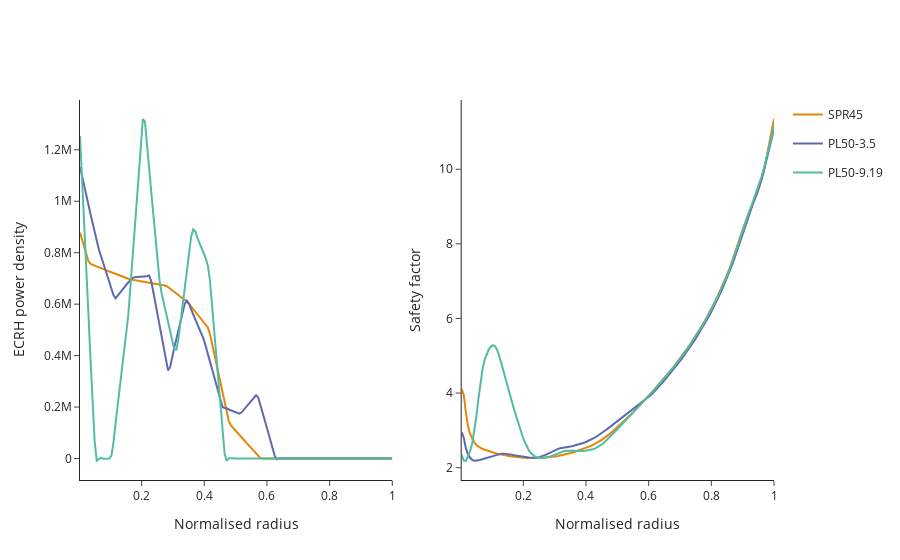

Write notebook code for a chart like this one.
### Markdown cell above
Compare the solutions:

### Code cell
import plotly.graph_objects as go
from plotly.subplots import make_subplots
import plotly

colours = plotly.colors.qualitative.Vivid

figure = make_subplots(1, 2,
                       shared_xaxes=True)
i = 0
for solution_name, profiles in {'SPR45': spr45_profiles,
                        'PL50-3.5': pl50_3_5_profiles,
                        'PL50-9.19': pl50_9_19_profiles}.items():
    figure.add_traces(
        [
            go.Scatter(
                x=profiles["XRHO"][-1],
                y=profiles["QECE"][-1],
                line_color=colours[i],
                legendgroup=i,
                name=solution_name,
            ),
            go.Scatter(
                x=profiles["XRHO"][-1],
                y=profiles["Q"][-1],
                line_color=colours[i],
                showlegend=False,
                legendgroup=i,
            ),
        ],
        rows = [1, 1],
        cols = [1, 2]
    )
    i += 1
    
figure.update_layout(template="simple_white")
figure.update_xaxes(title_text="Normalised radius")
figure.update_yaxes(title_text="ECRH power density", row=1, col=1)
figure.update_yaxes(title_text="Safety factor", row=1, col=2)
figure.show()

### Figure 1 — Plotly figure (JSON) as saved in the notebook; plotly's stock layout.template omitted (floating-point values rounded to 4 significant figures; data arrays with more than 128 entries replaced by an {"elided": "..."} marker saying what was removed)
{"data": [{"legendgroup": "0", "line": {"color": "rgb(229, 134, 6)"}, "name": "SPR45", "type": "scatter", "x": {"elided": "150 float values"}, "xaxis": "x", "y": {"elided": "150 float values"}, "yaxis": "y"}, {"legendgroup": "0", "line": {"color": "rgb(229, 134, 6)"}, "showlegend": false, "type": "scatter", "x": {"elided": "150 float values"}, "xaxis": "x2", "y": {"elided": "150 float values"}, "yaxis": "y2"}, {"legendgroup": "1", "line": {"color": "rgb(93, 105, 177)"}, "name": "PL50-3.5", "type": "scatter", "x": {"elided": "150 float values"}, "xaxis": "x", "y": {"elided": "150 float values"}, "yaxis": "y"}, {"legendgroup": "1", "line": {"color": "rgb(93, 105, 177)"}, "showlegend": false, "type": "scatter", "x": {"elided": "150 float values"}, "xaxis": "x2", "y": {"elided": "150 float values"}, "yaxis": "y2"}, {"legendgroup": "2", "line": {"color": "rgb(82, 188, 163)"}, "name": "PL50-9.19", "type": "scatter", "x": {"elided": "150 float values"}, "xaxis": "x", "y": {"elided": "150 float values"}, "yaxis": "y"}, {"legendgroup": "2", "line": {"color": "rgb(82, 188, 163)"}, "showlegend": false, "type": "scatter", "x": {"elided": "150 float values"}, "xaxis": "x2", "y": {"elided": "150 float values"}, "yaxis": "y2"}], "layout": {"xaxis": {"anchor": "y", "domain": [0, 0.45], "title": {"text": "Normalised radius"}}, "xaxis2": {"anchor": "y2", "domain": [0.55, 1], "title": {"text": "Normalised radius"}}, "yaxis": {"anchor": "x", "domain": [0, 1], "title": {"text": "ECRH power density"}}, "yaxis2": {"anchor": "x2", "domain": [0, 1], "title": {"text": "Safety factor"}}}}
